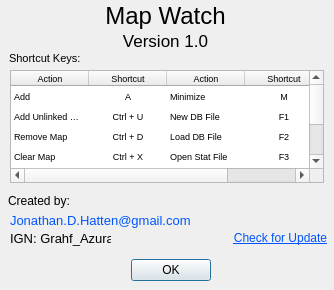
<?xml version="1.0" encoding="UTF-8"?>
<ui version="4.0">
 <class>About</class>
 <widget class="QDialog" name="About">
  <property name="geometry">
   <rect>
    <x>0</x>
    <y>0</y>
    <width>334</width>
    <height>290</height>
   </rect>
  </property>
  <property name="sizePolicy">
   <sizepolicy hsizetype="Fixed" vsizetype="Fixed">
    <horstretch>0</horstretch>
    <verstretch>0</verstretch>
   </sizepolicy>
  </property>
  <property name="baseSize">
   <size>
    <width>0</width>
    <height>0</height>
   </size>
  </property>
  <property name="windowTitle">
   <string>About</string>
  </property>
  <widget class="QDialogButtonBox" name="buttonBox">
   <property name="geometry">
    <rect>
     <x>10</x>
     <y>250</y>
     <width>321</width>
     <height>41</height>
    </rect>
   </property>
   <property name="cursor">
    <cursorShape>ArrowCursor</cursorShape>
   </property>
   <property name="standardButtons">
    <set>QDialogButtonBox::Ok</set>
   </property>
   <property name="centerButtons">
    <bool>true</bool>
   </property>
  </widget>
  <widget class="QLabel" name="title">
   <property name="geometry">
    <rect>
     <x>10</x>
     <y>0</y>
     <width>311</width>
     <height>31</height>
    </rect>
   </property>
   <property name="font">
    <font>
     <pointsize>18</pointsize>
     <weight>50</weight>
     <bold>false</bold>
    </font>
   </property>
   <property name="text">
    <string>Map Watch</string>
   </property>
   <property name="alignment">
    <set>Qt::AlignCenter</set>
   </property>
  </widget>
  <widget class="QLabel" name="version">
   <property name="geometry">
    <rect>
     <x>10</x>
     <y>30</y>
     <width>311</width>
     <height>21</height>
    </rect>
   </property>
   <property name="font">
    <font>
     <pointsize>13</pointsize>
    </font>
   </property>
   <property name="text">
    <string>Version 1.0</string>
   </property>
   <property name="alignment">
    <set>Qt::AlignCenter</set>
   </property>
  </widget>
  <widget class="QTableWidget" name="shortcuts">
   <property name="geometry">
    <rect>
     <x>10</x>
     <y>70</y>
     <width>314</width>
     <height>113</height>
    </rect>
   </property>
   <property name="font">
    <font>
     <pointsize>7</pointsize>
    </font>
   </property>
   <property name="focusPolicy">
    <enum>Qt::NoFocus</enum>
   </property>
   <property name="contextMenuPolicy">
    <enum>Qt::NoContextMenu</enum>
   </property>
   <property name="frameShape">
    <enum>QFrame::StyledPanel</enum>
   </property>
   <property name="frameShadow">
    <enum>QFrame::Raised</enum>
   </property>
   <property name="lineWidth">
    <number>1</number>
   </property>
   <property name="midLineWidth">
    <number>0</number>
   </property>
   <property name="autoScroll">
    <bool>false</bool>
   </property>
   <property name="editTriggers">
    <set>QAbstractItemView::NoEditTriggers</set>
   </property>
   <property name="tabKeyNavigation">
    <bool>false</bool>
   </property>
   <property name="showDropIndicator" stdset="0">
    <bool>false</bool>
   </property>
   <property name="selectionMode">
    <enum>QAbstractItemView::NoSelection</enum>
   </property>
   <property name="showGrid">
    <bool>false</bool>
   </property>
   <property name="gridStyle">
    <enum>Qt::NoPen</enum>
   </property>
   <property name="wordWrap">
    <bool>true</bool>
   </property>
   <property name="cornerButtonEnabled">
    <bool>true</bool>
   </property>
   <property name="rowCount">
    <number>7</number>
   </property>
   <property name="columnCount">
    <number>4</number>
   </property>
   <attribute name="horizontalHeaderVisible">
    <bool>true</bool>
   </attribute>
   <attribute name="horizontalHeaderCascadingSectionResizes">
    <bool>false</bool>
   </attribute>
   <attribute name="horizontalHeaderDefaultSectionSize">
    <number>78</number>
   </attribute>
   <attribute name="horizontalHeaderHighlightSections">
    <bool>true</bool>
   </attribute>
   <attribute name="horizontalHeaderMinimumSectionSize">
    <number>25</number>
   </attribute>
   <attribute name="horizontalHeaderShowSortIndicator" stdset="0">
    <bool>false</bool>
   </attribute>
   <attribute name="verticalHeaderVisible">
    <bool>false</bool>
   </attribute>
   <attribute name="verticalHeaderDefaultSectionSize">
    <number>13</number>
   </attribute>
   <attribute name="verticalHeaderMinimumSectionSize">
    <number>20</number>
   </attribute>
   <row>
    <property name="text">
     <string/>
    </property>
    <property name="font">
     <font>
      <pointsize>5</pointsize>
     </font>
    </property>
   </row>
   <row>
    <property name="text">
     <string/>
    </property>
   </row>
   <row>
    <property name="text">
     <string/>
    </property>
   </row>
   <row>
    <property name="text">
     <string/>
    </property>
   </row>
   <row>
    <property name="text">
     <string/>
    </property>
   </row>
   <row>
    <property name="text">
     <string/>
    </property>
   </row>
   <row>
    <property name="text">
     <string/>
    </property>
   </row>
   <column>
    <property name="text">
     <string>Action</string>
    </property>
   </column>
   <column>
    <property name="text">
     <string>Shortcut</string>
    </property>
    <property name="textAlignment">
     <set>AlignCenter</set>
    </property>
   </column>
   <column>
    <property name="text">
     <string>Action</string>
    </property>
   </column>
   <column>
    <property name="text">
     <string>Shortcut</string>
    </property>
    <property name="textAlignment">
     <set>AlignCenter</set>
    </property>
   </column>
   <item row="0" column="0">
    <property name="text">
     <string>Add</string>
    </property>
   </item>
   <item row="0" column="1">
    <property name="text">
     <string>A</string>
    </property>
    <property name="textAlignment">
     <set>AlignCenter</set>
    </property>
   </item>
   <item row="0" column="2">
    <property name="text">
     <string>Minimize</string>
    </property>
   </item>
   <item row="0" column="3">
    <property name="text">
     <string>M</string>
    </property>
    <property name="textAlignment">
     <set>AlignCenter</set>
    </property>
   </item>
   <item row="1" column="0">
    <property name="text">
     <string>Add Unlinked Map</string>
    </property>
   </item>
   <item row="1" column="1">
    <property name="text">
     <string>Ctrl + U</string>
    </property>
    <property name="textAlignment">
     <set>AlignCenter</set>
    </property>
   </item>
   <item row="1" column="2">
    <property name="text">
     <string>New DB File</string>
    </property>
   </item>
   <item row="1" column="3">
    <property name="text">
     <string>F1</string>
    </property>
    <property name="textAlignment">
     <set>AlignCenter</set>
    </property>
   </item>
   <item row="2" column="0">
    <property name="text">
     <string>Remove Map</string>
    </property>
   </item>
   <item row="2" column="1">
    <property name="text">
     <string>Ctrl + D</string>
    </property>
    <property name="textAlignment">
     <set>AlignCenter</set>
    </property>
   </item>
   <item row="2" column="2">
    <property name="text">
     <string>Load DB File</string>
    </property>
   </item>
   <item row="2" column="3">
    <property name="text">
     <string>F2</string>
    </property>
    <property name="textAlignment">
     <set>AlignCenter</set>
    </property>
   </item>
   <item row="3" column="0">
    <property name="text">
     <string>Clear Map</string>
    </property>
   </item>
   <item row="3" column="1">
    <property name="text">
     <string>Ctrl + X</string>
    </property>
    <property name="textAlignment">
     <set>AlignCenter</set>
    </property>
   </item>
   <item row="3" column="2">
    <property name="text">
     <string>Open Stat File</string>
    </property>
   </item>
   <item row="3" column="3">
    <property name="text">
     <string>F3</string>
    </property>
    <property name="textAlignment">
     <set>AlignCenter</set>
    </property>
   </item>
   <item row="4" column="0">
    <property name="text">
     <string>Run Map</string>
    </property>
   </item>
   <item row="4" column="1">
    <property name="text">
     <string>Ctrl + R</string>
    </property>
    <property name="textAlignment">
     <set>AlignCenter</set>
    </property>
   </item>
   <item row="4" column="2">
    <property name="text">
     <string>Preferences</string>
    </property>
   </item>
   <item row="4" column="3">
    <property name="text">
     <string>F4</string>
    </property>
    <property name="textAlignment">
     <set>AlignCenter</set>
    </property>
   </item>
   <item row="5" column="0">
    <property name="text">
     <string>Focus Zana Mods</string>
    </property>
   </item>
   <item row="5" column="1">
    <property name="text">
     <string>Z</string>
    </property>
    <property name="textAlignment">
     <set>AlignCenter</set>
    </property>
   </item>
   <item row="5" column="2">
    <property name="text">
     <string>About</string>
    </property>
   </item>
   <item row="5" column="3">
    <property name="text">
     <string>F5</string>
    </property>
    <property name="textAlignment">
     <set>AlignCenter</set>
    </property>
   </item>
   <item row="6" column="0">
    <property name="text">
     <string>Focus Bonus IQ</string>
    </property>
   </item>
   <item row="6" column="1">
    <property name="text">
     <string>Q</string>
    </property>
    <property name="textAlignment">
     <set>AlignCenter</set>
    </property>
   </item>
   <item row="6" column="2">
    <property name="text">
     <string>Exit</string>
    </property>
   </item>
   <item row="6" column="3">
    <property name="text">
     <string>F12</string>
    </property>
    <property name="textAlignment">
     <set>AlignCenter</set>
    </property>
   </item>
  </widget>
  <widget class="QLabel" name="update">
   <property name="geometry">
    <rect>
     <x>225</x>
     <y>230</y>
     <width>111</width>
     <height>16</height>
    </rect>
   </property>
   <property name="cursor">
    <cursorShape>PointingHandCursor</cursorShape>
   </property>
   <property name="text">
    <string>&lt;html&gt;&lt;head/&gt;&lt;body&gt;&lt;p&gt;&lt;span style=&quot; text-decoration: underline; color:#0055ff;&quot;&gt;Check for Update&lt;/span&gt;&lt;/p&gt;&lt;/body&gt;&lt;/html&gt;</string>
   </property>
   <property name="alignment">
    <set>Qt::AlignCenter</set>
   </property>
  </widget>
  <widget class="QLabel" name="label_4">
   <property name="geometry">
    <rect>
     <x>8</x>
     <y>190</y>
     <width>141</width>
     <height>21</height>
    </rect>
   </property>
   <property name="text">
    <string>Created by:</string>
   </property>
  </widget>
  <widget class="QLabel" name="email">
   <property name="geometry">
    <rect>
     <x>10</x>
     <y>210</y>
     <width>181</width>
     <height>21</height>
    </rect>
   </property>
   <property name="font">
    <font>
     <pointsize>10</pointsize>
    </font>
   </property>
   <property name="cursor">
    <cursorShape>PointingHandCursor</cursorShape>
   </property>
   <property name="text">
    <string>&lt;html&gt;&lt;head/&gt;&lt;body&gt;&lt;p&gt;&lt;span style=&quot; color:#0055ff;&quot;&gt;Jonathan.D.Hatten@gmail.com&lt;/span&gt;&lt;/p&gt;&lt;/body&gt;&lt;/html&gt;</string>
   </property>
  </widget>
  <widget class="QLabel" name="ign">
   <property name="geometry">
    <rect>
     <x>10</x>
     <y>230</y>
     <width>101</width>
     <height>16</height>
    </rect>
   </property>
   <property name="font">
    <font>
     <pointsize>10</pointsize>
    </font>
   </property>
   <property name="text">
    <string>IGN: Grahf_Azura</string>
   </property>
  </widget>
  <widget class="QLabel" name="label_7">
   <property name="geometry">
    <rect>
     <x>9</x>
     <y>50</y>
     <width>81</width>
     <height>16</height>
    </rect>
   </property>
   <property name="font">
    <font>
     <pointsize>8</pointsize>
    </font>
   </property>
   <property name="text">
    <string>Shortcut Keys:</string>
   </property>
  </widget>
 </widget>
 <resources/>
 <connections/>
</ui>
